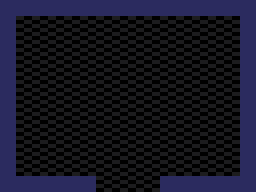

This is a level from a 2D game, rendered from its Tiled map with the project's own tilesets. A one-line summary and the complete map file follow:
An orthogonal 8x6 tile map with 32x32 px tiles, 1 tile layer (Floor/Walls).

<map version="1.10" tiledversion="1.10.1" orientation="orthogonal" renderorder="right-down" width="8" height="6" tilewidth="32" tileheight="32" infinite="0" nextlayerid="2" nextobjectid="1">
 <tileset firstgid="1" source="FNAF3.tsx" />
 <layer id="1" name="Floor/Walls" width="8" height="6">
  <data encoding="csv">
1,18,18,18,18,18,18,2,
21,7,7,7,7,7,7,22,
21,7,7,7,7,7,7,22,
21,7,7,7,7,7,7,22,
21,7,7,7,7,7,7,22,
10,17,17,7,7,17,17,9
</data>
 </layer>
</map>